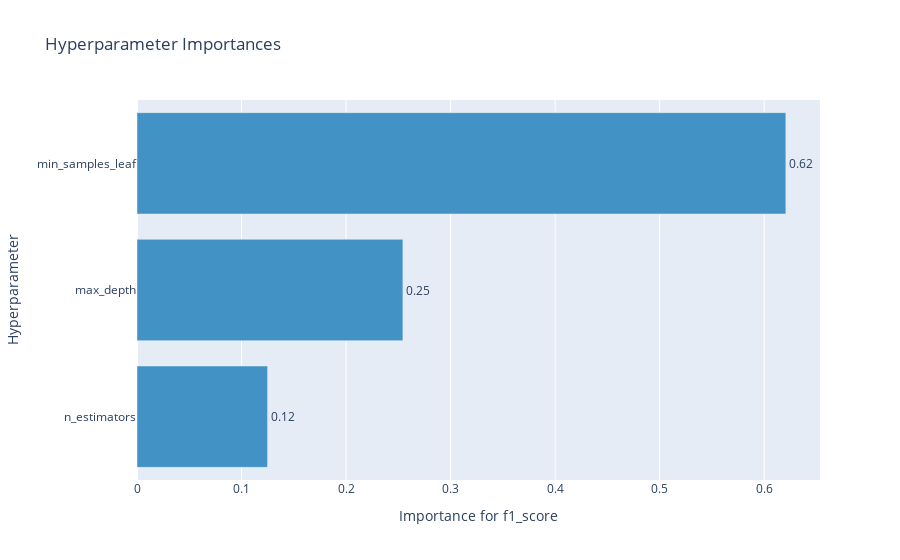

Here is the notebook cell this chart was saved with:
### Markdown cell above
График важности гиперпараметров - помогает понять, какие гиперпараметры вносят больший вклад в минимизацию/максимизацию метрики.

### Code cell
optuna.visualization.plot_param_importances(study, target_name="f1_score")

### Figure 1 — Plotly figure (JSON) as saved in the notebook; plotly's stock layout.template omitted (floating-point values rounded to 4 significant figures)
{"data": [{"cliponaxis": false, "hovertemplate": ["n_estimators (IntDistribution): 0.12490671957262361<extra></extra>", "max_depth (IntDistribution): 0.25436463883626853<extra></extra>", "min_samples_leaf (IntDistribution): 0.620728641591108<extra></extra>"], "marker": {"color": "rgb(66,146,198)"}, "orientation": "h", "text": ["0.12", "0.25", "0.62"], "textposition": "outside", "type": "bar", "x": [0.1249, 0.2544, 0.6207], "y": ["n_estimators", "max_depth", "min_samples_leaf"]}], "layout": {"showlegend": false, "title": {"text": "Hyperparameter Importances"}, "xaxis": {"title": {"text": "Importance for f1_score"}}, "yaxis": {"title": {"text": "Hyperparameter"}}}}
